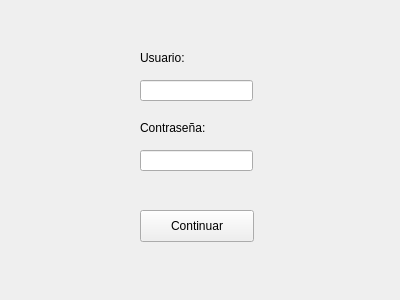
<?xml version="1.0" encoding="UTF-8"?>
<ui version="4.0">
 <class>Form</class>
 <widget class="QWidget" name="Form">
  <property name="geometry">
   <rect>
    <x>0</x>
    <y>0</y>
    <width>400</width>
    <height>300</height>
   </rect>
  </property>
  <property name="windowTitle">
   <string>Ingreso</string>
  </property>
  <widget class="QPushButton" name="pushButton">
   <property name="geometry">
    <rect>
     <x>140</x>
     <y>210</y>
     <width>114</width>
     <height>32</height>
    </rect>
   </property>
   <property name="text">
    <string>Continuar</string>
   </property>
  </widget>
  <widget class="QLineEdit" name="lineEdit">
   <property name="geometry">
    <rect>
     <x>140</x>
     <y>80</y>
     <width>113</width>
     <height>21</height>
    </rect>
   </property>
  </widget>
  <widget class="QLineEdit" name="lineEdit_2">
   <property name="geometry">
    <rect>
     <x>140</x>
     <y>150</y>
     <width>113</width>
     <height>21</height>
    </rect>
   </property>
  </widget>
  <widget class="QLabel" name="label">
   <property name="geometry">
    <rect>
     <x>140</x>
     <y>50</y>
     <width>62</width>
     <height>16</height>
    </rect>
   </property>
   <property name="text">
    <string>Usuario:</string>
   </property>
  </widget>
  <widget class="QLabel" name="label_2">
   <property name="geometry">
    <rect>
     <x>140</x>
     <y>120</y>
     <width>91</width>
     <height>16</height>
    </rect>
   </property>
   <property name="text">
    <string>Contraseña:</string>
   </property>
  </widget>
  <widget class="QLabel" name="label_3">
   <property name="geometry">
    <rect>
     <x>31</x>
     <y>260</y>
     <width>351</width>
     <height>20</height>
    </rect>
   </property>
   <property name="text">
    <string/>
   </property>
   <property name="alignment">
    <set>Qt::AlignCenter</set>
   </property>
  </widget>
 </widget>
 <resources/>
 <connections/>
</ui>
